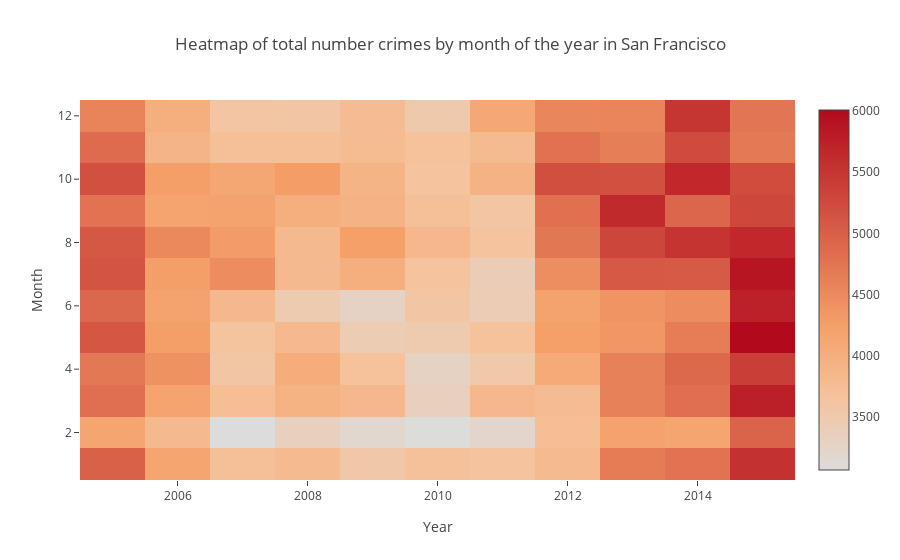

Notebook cell for this chart:
### Code cell
trace = go.Heatmap(x = np.arange(2005,2016), y = np.arange(1,13), 
                   z=data_month.values.tolist(), colorscale = 'Red')

plot_data=[trace]
layout = go.Layout(title = 'Heatmap of total number crimes by month of the year in San Francisco', 
                   xaxis = dict(title = 'Year'),
                  yaxis = dict(title = 'Month'))
fig = go.Figure(data = plot_data, layout =  layout)
iplot(fig)

### Figure 1 — Plotly figure (JSON) as saved in the notebook; plotly's stock layout.template omitted (floating-point values rounded to 4 significant figures; data arrays with more than 128 entries replaced by an {"elided": "..."} marker saying what was removed)
{"data": [{"colorscale": "Red", "type": "heatmap", "x": [2005, 2006, 2007, 2008, 2009, 2010, 2011, 2012, 2013, 2014, 2015], "y": [1, 2, 3, 4, 5, 6, 7, 8, 9, 10, 11, 12], "z": {"elided": "12x11 int values"}}], "layout": {"title": "Heatmap of total number crimes by month of the year in San Francisco", "xaxis": {"title": "Year"}, "yaxis": {"title": "Month"}}}
